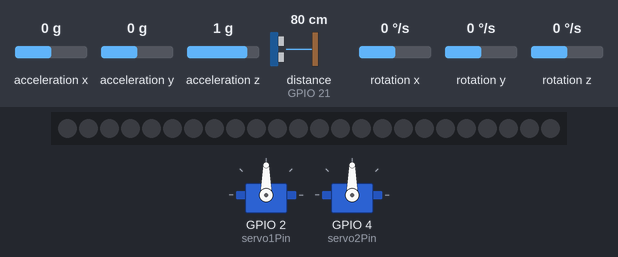
Bench run of a program on a simulated ESP32. On the bench: 2 × servo, 24 RGB LEDs in strip order, left to right. Wiring (inferred from the names in the program): ultrasonic range finder: trigger GPIO 14; echo GPIO 21. The test bench sets the inputs (shaded band); at power-on: rotation z 0 °/s, distance to the obstacle (sensor on GPIO 21) 80 cm, acceleration x 0 g, acceleration y 0 g, acceleration z 1 g, rotation x 0 °/s, rotation y 0 °/s. The echo pulse lasts 58.3 µs per cm; dim RGB values are drawn brighter than linear.

Above: at 4.3 s.
4.4 s: rotation z set to -192 °/s
At 4.79 s:
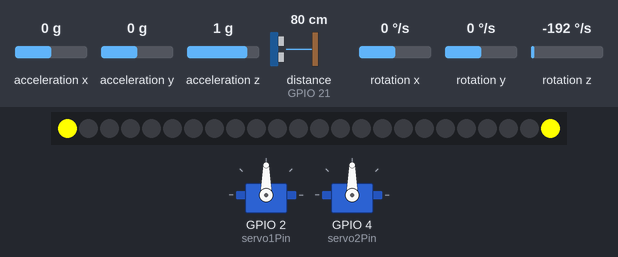
6.5 s: rotation z set to 192 °/s
At 9.45 s:
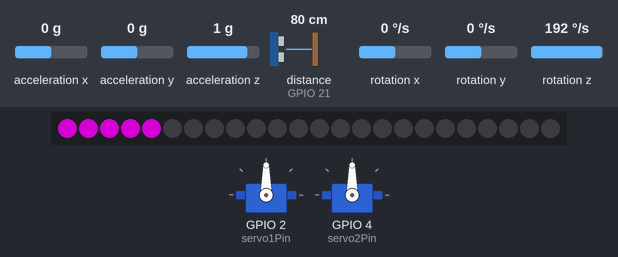
9.5 s: distance to the obstacle (sensor on GPIO 21) set to 175 cm
11.0 s: distance to the obstacle (sensor on GPIO 21) set to 183 cm
At 11.8 s:
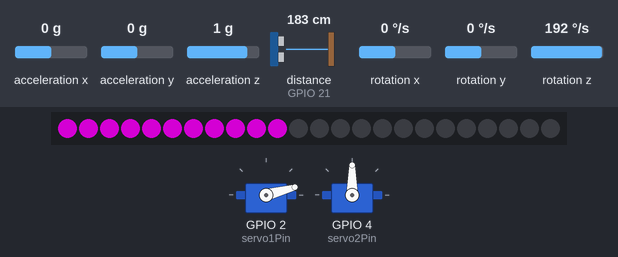
14.6 s: distance to the obstacle (sensor on GPIO 21) set to 299 cm
At 16.4 s:
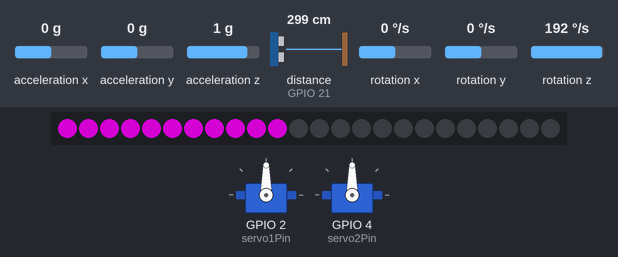
21.2 s: distance to the obstacle (sensor on GPIO 21) set to 250 cm
Timing chart, 0 to 24.9 s (numbered marks = the images above; inputs shaded):
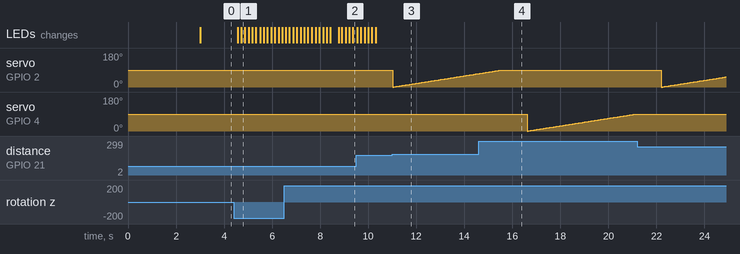

The program:

main.cpp
```cpp
#include <Arduino.h>
#include <Adafruit_NeoPixel.h>
#include <MPU6050_light.h>
#include <Wire.h>
#include <ESP32Servo.h>

#define PixelCount 24
#define PixelPin 22

Adafruit_NeoPixel strip(PixelCount, PixelPin, NEO_GRB + NEO_KHZ800);

#define trigPin 14
#define echoPin 21

int gyroRotationZ;
double gyroScale;

int servo1Pin = 2; //הגדרת פין סרוו 1
int servo2Pin = 4; //הגדרת פין סרוו 2

int rot1; //משתנה סיבוב סרוו 1
int rot2; //משתנה סיבוב סרוו 2

void DropBall1(); //הצהרת פונקציית סיבוב סרוו1
void DropBall2(); //הצהרת פונקציית

Servo servo1; // הגדרת סרוו 1
Servo servo2; //הגדרת סרוו 2

int distance; //משתנה המרחק
int duration; //משתנה האורך של הדופק שיוצא מחיישן המרחק

MPU6050 mpu(Wire); //אוביקט חיישן הג'ירו

//הצהרת פונקציות
int DISTANCE();
void DropBallByDistance(void *param);
void NeoPixelByGyro(void *param);

TaskHandle_t Task1, Task2;

void setup()
{
  Serial.begin(115200);

  Wire.begin(26, 25);    //הגדרת חיבור האיי2סי של הפינים של חיישן הגיירו
  mpu.begin();           //אתחול חיישן הג'ירו
  mpu.calcGyroOffsets(); //כיול חיישן הג'ירו

  servo1.attach(servo1Pin); //שיוך הפין של סרוו 1
  servo2.attach(servo2Pin); //שיוך הפין של סרוו 2

  pinMode(trigPin, OUTPUT); //הגדרת פין הטריג כמוצא המערכת
  pinMode(echoPin, INPUT);  //הגדרת פין האקו ככניסה של המערכת

  strip.begin(); //מאתחל את הניאו פיקסל

  //מצמיד פונקציה לליבה מספר 0 של הבקר
  xTaskCreatePinnedToCore(
      DropBallByDistance,
      "DropBallByDistance",
      5024,
      NULL,
      0,
      &Task1,
      0);

  delay(100);
  //מצמיד פונקציה לליבה מספר 1 של הבקר
  xTaskCreatePinnedToCore(
      NeoPixelByGyro,
      "NeoPixelByGyro",
      5024,
      NULL,
      0,
      &Task2,
      1);
}

void loop()
{
  //הלופ נשאר ריק מכיוון שהצמדנו םפונקציות לליבות של הבקר
}

void NeoPixelByGyro(void *param)
{
  mpu.update(); //מעדכן את חיישן הג'ירו

  for (;;) //לולאה אינסופית
  {
    mpu.update(); //מעדכן את חיישן הג'ירו

    gyroRotationZ = mpu.getAngleZ();    //מקבל את זווית חיישן הג'ירו
    int ledAmount = gyroRotationZ / 30; //מחלק את הזוית של הג'ירו כדי לקבל את כמות המנורות שצריך להדליק

    switch (ledAmount)
    {
    case (-1):
      ledAmount = 23;
      break;
    case (-2):
      ledAmount = 22;
      break;
    case (-3):
      ledAmount = 21;
      break;
    case (-4):
      ledAmount = 20;
      break;
    case (-5):
      ledAmount = 19;
      break;
    case (-6):
      ledAmount = 18;
      break;
    case (-7):
      ledAmount = 17;
      break;
    case (-8):
      ledAmount = 16;
      break;
    case (-9):
      ledAmount = 15;
      break;
    case (-10):
      ledAmount = 14;
      break;
    case (-11):
      ledAmount = 13;
      break;
    case (-12):
      ledAmount = 12;
      break;
    }

    if (gyroRotationZ > 0)
    {
      if (ledAmount > 0 && ledAmount < 12) //אם כמות הזוית היא בין 0 ל-360
      {
        strip.clear(); //אתחול רצועת הלדים
        for (int i = 0; i < ledAmount; i++)
        {
          strip.setPixelColor(i, 128, 0, 128); // הדלקת הלדים מ-0 עד הכמות הנדרשת
        }
      }
    }
    else //אם הסיבוב נגד כיוון השעון
    {
      strip.clear();                         // אתחול רצועת הלדים
      if (ledAmount > 11 && ledAmount <= 24) // אם כמות הלדים היא בין 12 ל-24
      {
        for (int i = 24; i > ledAmount; i--)
        {
          strip.setPixelColor(i, 255, 255, 0); //מדליק את הלדים מהלד האחרון ומטה עד הכמות הנדרשת
        }
        if (gyroRotationZ / 30 < 0 && gyroRotationZ / 30 > -30)
        {
          strip.setPixelColor(0, 255, 255, 0); // אם הזוית היא בין 0 ל 30- לכבות את הלד הראשון
        }
      }
    }

    strip.show();
  }
}

void DropBallByDistance(void *param)
{
  for (;;)//לולאה אינסופית
  {
    distance = DISTANCE(); //חישוב מרחק והצבתו במשתנה

    if (distance > 200 && distance < 300)
    {
      DropBall1(); //אם המרחק בין 2 מטר ל3 מטר הפעלת פונקציית סיבוב סרוו 1
    }
    else if (distance > 300)
    {
      DropBall2(); // 2 אם המרחק בין 2 מטר ל3 מטר הפעלת פונקציית סיבוב סרוו
    }
  }
}

int DISTANCE()
{
  duration = 0;
  digitalWrite(trigPin, HIGH);
  delayMicroseconds(10);
  digitalWrite(trigPin, LOW);
  duration = pulseIn(echoPin, HIGH);
  distance = duration * 0.034 / 2;

  return distance;
}

void DropBall1()
{
  for (rot1 = 0; rot1 <= 90; rot1++) //סיבוב של הסרוו בזוית של 90 מעלות
  {
    servo1.write(rot1);
    delay(50); //דיליי של 50 מילי שניות
  }
  delay(1000);                       //דיליי של שנייה
  for (rot1 = 90; rot1 <= 0; rot1--) //סיבוב של הסרוו חזרת לזוית של 0 מעלות
  {
    servo1.write(rot1);
    delay(50); //דיליי של 50 מילי שניות
  }
}

void DropBall2()
{
  for (rot2 = 0; rot2 <= 90; rot2++) //סיבוב של הסרוו בזוית של 90 מעלות
  {
    servo2.write(rot2);
    delay(50); //דיליי של 50 מילי שניות
  }
  delay(1000);
  for (rot2 = 90; rot2 <= 0; rot2--) //סיבוב של הסרוו חזרת לזוית של 0 מעלות
  {
    servo2.write(rot2);
    delay(50); //דיליי של 50 מילי שניות
  }
}
```

Measured:
- the behaviour switches between 180 and 181 cm on distance to the obstacle (sensor on GPIO 21) (found by bisection; images 2 and 3)
- after the input at 4.4 s, the LEDs: first change after 0.16 s (image 1 shows a later state)
- after the input at 6.5 s, the LEDs: first change after 0.06 s (image 2 shows a later state)
- after the input at 14.6 s, servo on GPIO 2 (servo1Pin): goes on until 15.5 s, then stays 90°
- after the input at 21.2 s, servo on GPIO 4 (servo2Pin): stops changing and stays 90°
